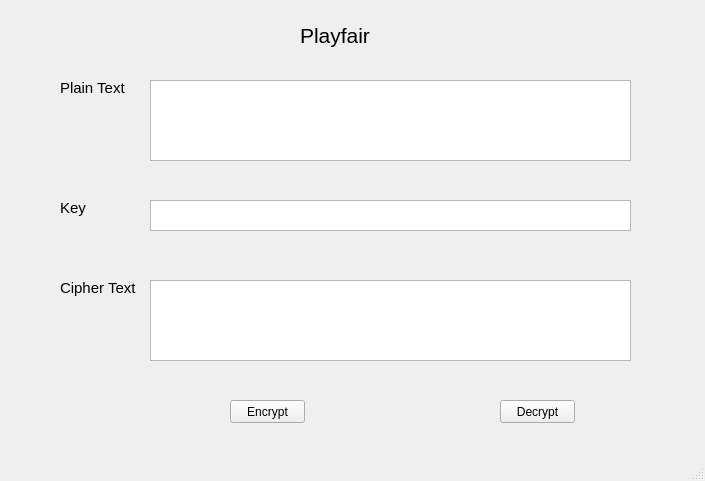
<?xml version="1.0" encoding="UTF-8"?>
<ui version="4.0">
 <class>MainWindow</class>
 <widget class="QMainWindow" name="MainWindow">
  <property name="geometry">
   <rect>
    <x>0</x>
    <y>0</y>
    <width>705</width>
    <height>481</height>
   </rect>
  </property>
  <property name="windowTitle">
   <string>MainWindow</string>
  </property>
  <widget class="QWidget" name="centralwidget">
   <widget class="QLabel" name="label">
    <property name="geometry">
     <rect>
      <x>300</x>
      <y>20</y>
      <width>71</width>
      <height>31</height>
     </rect>
    </property>
    <property name="font">
     <font>
      <pointsize>16</pointsize>
     </font>
    </property>
    <property name="text">
     <string>Playfair</string>
    </property>
   </widget>
   <widget class="QLabel" name="label_4">
    <property name="geometry">
     <rect>
      <x>60</x>
      <y>280</y>
      <width>81</width>
      <height>16</height>
     </rect>
    </property>
    <property name="font">
     <font>
      <pointsize>11</pointsize>
     </font>
    </property>
    <property name="text">
     <string>Cipher Text</string>
    </property>
   </widget>
   <widget class="QLabel" name="label_2">
    <property name="geometry">
     <rect>
      <x>60</x>
      <y>80</y>
      <width>71</width>
      <height>16</height>
     </rect>
    </property>
    <property name="font">
     <font>
      <pointsize>11</pointsize>
     </font>
    </property>
    <property name="text">
     <string>Plain Text</string>
    </property>
   </widget>
   <widget class="QPushButton" name="btn_encrypt">
    <property name="geometry">
     <rect>
      <x>230</x>
      <y>400</y>
      <width>75</width>
      <height>23</height>
     </rect>
    </property>
    <property name="text">
     <string>Encrypt</string>
    </property>
   </widget>
   <widget class="QLabel" name="label_3">
    <property name="geometry">
     <rect>
      <x>60</x>
      <y>200</y>
      <width>31</width>
      <height>16</height>
     </rect>
    </property>
    <property name="font">
     <font>
      <pointsize>11</pointsize>
     </font>
    </property>
    <property name="text">
     <string>Key</string>
    </property>
   </widget>
   <widget class="QPlainTextEdit" name="txt_plain_text">
    <property name="geometry">
     <rect>
      <x>150</x>
      <y>80</y>
      <width>481</width>
      <height>81</height>
     </rect>
    </property>
   </widget>
   <widget class="QPushButton" name="btn_decrypt">
    <property name="geometry">
     <rect>
      <x>500</x>
      <y>400</y>
      <width>75</width>
      <height>23</height>
     </rect>
    </property>
    <property name="text">
     <string>Decrypt</string>
    </property>
   </widget>
   <widget class="QPlainTextEdit" name="txt_key">
    <property name="geometry">
     <rect>
      <x>150</x>
      <y>200</y>
      <width>481</width>
      <height>31</height>
     </rect>
    </property>
   </widget>
   <widget class="QPlainTextEdit" name="txt_cipher_text">
    <property name="geometry">
     <rect>
      <x>150</x>
      <y>280</y>
      <width>481</width>
      <height>81</height>
     </rect>
    </property>
   </widget>
  </widget>
  <widget class="QMenuBar" name="menubar">
   <property name="geometry">
    <rect>
     <x>0</x>
     <y>0</y>
     <width>705</width>
     <height>21</height>
    </rect>
   </property>
  </widget>
  <widget class="QStatusBar" name="statusbar"/>
 </widget>
 <resources/>
 <connections/>
</ui>
